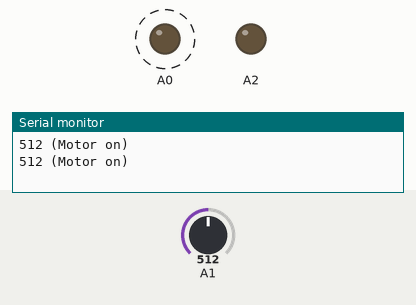
A sketch run on a simulated Arduino Uno, built with avr-gcc and run on an emulated ATmega328P. Shown: output pins drawn as LEDs (lit = HIGH), the last lines printed to the serial monitor. Dashed ring = blinking. The inputs (shaded band) are chosen by the test bench; at power-on: A1 = 512.

Above: at 3.8 s.
3.9 s: A1 set to 310
7.4 s: A1 set to 285
At 10.6 s:
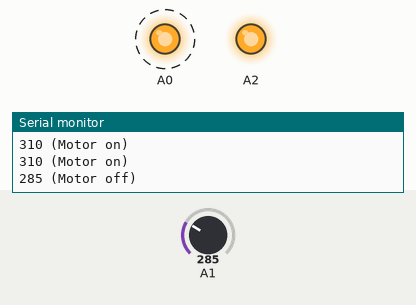
13.6 s: A1 set to 306
At 16.4 s:
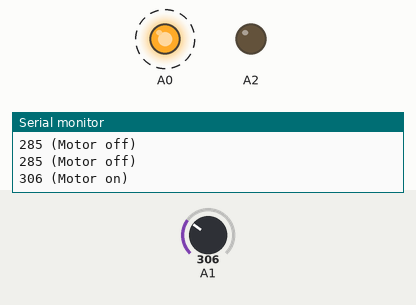
19.8 s: A1 set to 290
At 21.4 s:
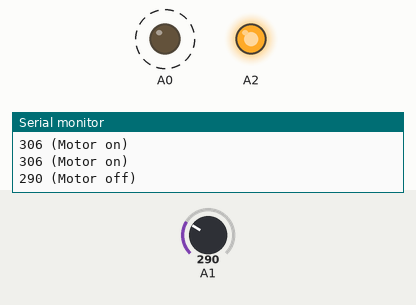
Timing chart, 0 to 27.0 s (numbered marks = the images above; inputs shaded):
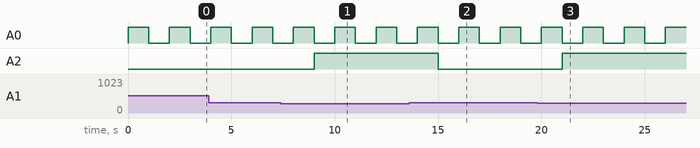

The sketch:

ProjectV1.ino
```cpp
// C++ code
//
int moisture = 0;

int Motor = 0;

void setup()
{
  pinMode(A0, OUTPUT);
  pinMode(A1, INPUT);
  pinMode(A2, OUTPUT);
  Serial.begin(9600);
}

void loop()
{
  digitalWrite(A0, HIGH);
  delay(1000); // Wait for 1000 millisecond(s)
  moisture = analogRead(A1);
  digitalWrite(A0, LOW);
  digitalWrite(A2, LOW);
  if (moisture > 300) {
    Serial.print(moisture);
    Serial.println(" (Motor on)");
    digitalWrite(A2, LOW);
  } else {
    digitalWrite(A2, HIGH);
    Serial.print(moisture);
    Serial.println(" (Motor off)");
  }
  delay(1000); // Wait for 1000 milliseconds
  //problem was this code would confuse the arduino as the Analog pins were use more for input
}
```

Measured:
- the behaviour switches between 301 and 300 on A1 (found by bisection; images 0 and 1)
- after the input at 7.4 s, A2: LOW → HIGH after 1.6 s
- after the input at 13.6 s, A2: HIGH → LOW after 1.4 s
- after the input at 19.8 s, A2: LOW → HIGH after 1.2 s
- by itself, A0: alternates HIGH for 1.0 s and LOW for 1.0 s
